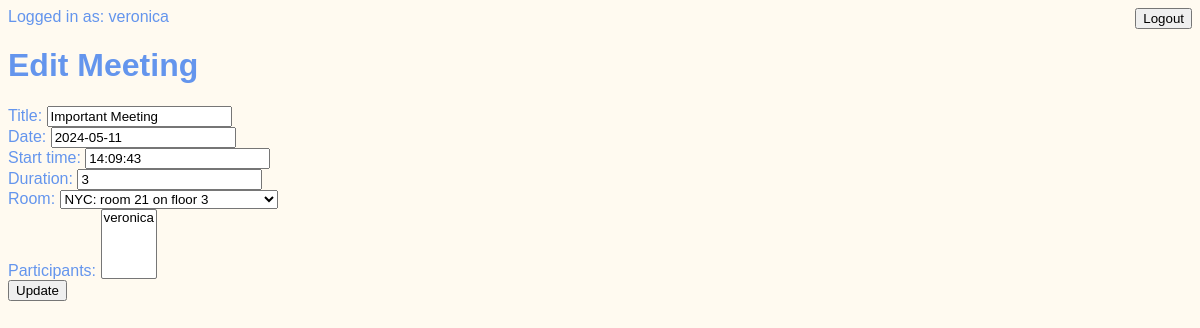
Page /meetings/edit/1 (signed in) on the earlier database version.
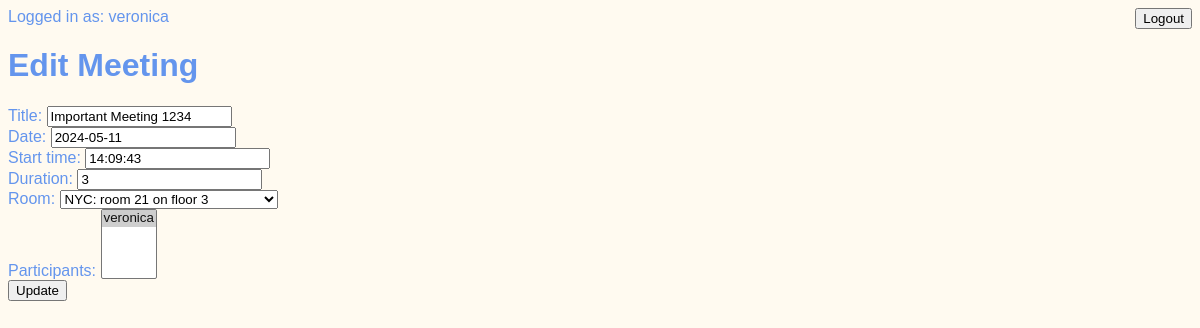
Same page on the later database version.
### meetings/models.py (models this page shows, shortened)
class Meeting(models.Model):
    title = models.CharField(max_length=200)
    date = models.DateField()
    start_time = models.TimeField(default=time(9))
    duration = models.IntegerField(default=1)
    room = models.ForeignKey('Room', on_delete=models.CASCADE)
    participants = models.ManyToManyField(get_user_model())

### meetings/views.py (the view)
# urls.py: path('edit/<int:id>', views.edit, name="edit"),
@login_required
def edit(request, id):
    meeting = get_object_or_404(Meeting, pk=id)
    if request.method == "POST":
        form = MeetingForm(request.POST, instance=meeting)
        if form.is_valid():
            form.save()
            return redirect("detail", id)
    else:
        form = MeetingForm(instance=meeting)
    return render(request, "meetings/edit.html", {"form": form})

### meetings/models.py (called while the page is built)
    def __str__(self):
        return f"{self.name}: room {self.room_number} on floor {self.floor_number}"

### templates/meetings/edit.html (shortened to what this page needs)
{% extends "../base.html" %}
{% block content %}
    <h1>Edit Meeting</h1>
    <form method="post">
        <table>
            {{ form }}
        </table>
    <button type="submit">Update</button>
    </form>
{%  endblock %}

Differences in the rows shown:
changed Meeting "NYC: room 21 on floor 3": title "Important Meeting" → "Important Meeting 1234"
Other differences:
form field participants: "veronica" → "veronica ☑"
